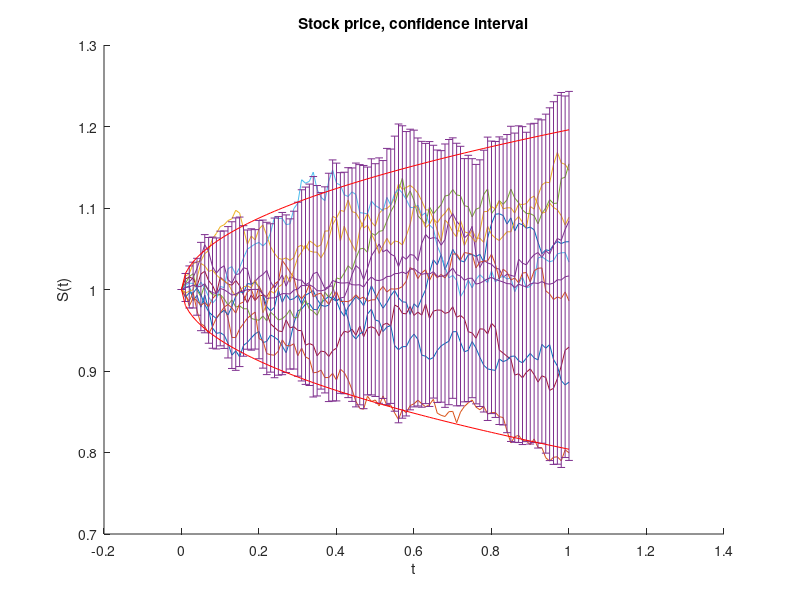

This figure's MATLAB source:
% Error bar plot
close all;
clear all;
clc;

x = linspace(.01,4,500);
T = 1;
S0 = 1;
mu = 0.05;
sigma = 0.1;
% # samples;
n = 10;
% M time intervals
M=100;
dt = T/M;
t = 0:dt:T;

s=rng;

figure(2);
hold on;

r = randn(n,M+1);  r(:,1)=0;
% vectorized code
cr = cumsum(r,2);
S = S0*exp((mu-sigma^2/2)*(ones(n,1)*t) + sigma*sqrt(dt)*cr);
plot(t',S');
m = mean(S);
s = std(S);
e = 1.96*sigma*sqrt(t);
errorbar(t,m,1.96*s);
y=S0*(1-1.96*sigma*sqrt(t))
plot(t,y,'r-');
y=S0*(1+1.96*sigma*sqrt(t))
plot(t,y,'r-');
%axis([0 1 0 1.5])

title('Stock price, confidence interval');
xlabel('t');
ylabel('S(t)');
hold off;
